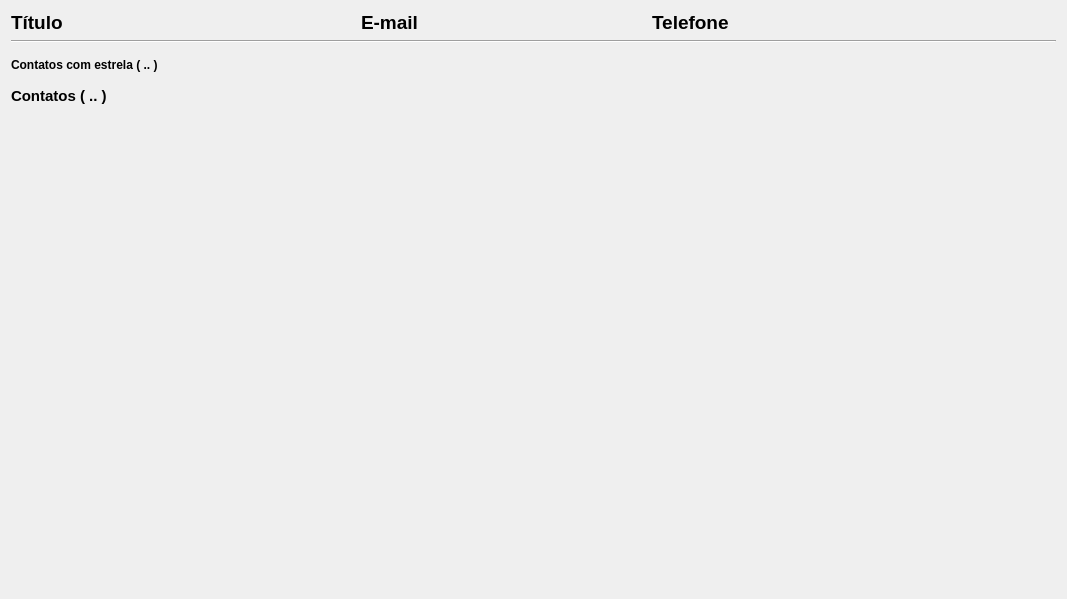
<?xml version="1.0" encoding="UTF-8"?>
<ui version="4.0">
 <class>Form</class>
 <widget class="QWidget" name="Form">
  <property name="geometry">
   <rect>
    <x>0</x>
    <y>0</y>
    <width>1067</width>
    <height>599</height>
   </rect>
  </property>
  <property name="windowTitle">
   <string>Form</string>
  </property>
  <layout class="QVBoxLayout" name="verticalLayout_4">
   <item>
    <layout class="QGridLayout" name="gridLayout">
     <item row="0" column="4">
      <spacer name="horizontalSpacer">
       <property name="orientation">
        <enum>Qt::Horizontal</enum>
       </property>
       <property name="sizeType">
        <enum>QSizePolicy::Fixed</enum>
       </property>
       <property name="sizeHint" stdset="0">
        <size>
         <width>120</width>
         <height>20</height>
        </size>
       </property>
      </spacer>
     </item>
     <item row="0" column="0">
      <widget class="QLabel" name="label">
       <property name="font">
        <font>
         <pointsize>14</pointsize>
         <bold>true</bold>
        </font>
       </property>
       <property name="text">
        <string>Título</string>
       </property>
      </widget>
     </item>
     <item row="0" column="2">
      <widget class="QLabel" name="label_2">
       <property name="font">
        <font>
         <pointsize>14</pointsize>
         <bold>true</bold>
        </font>
       </property>
       <property name="text">
        <string>E-mail</string>
       </property>
      </widget>
     </item>
     <item row="0" column="3">
      <widget class="QLabel" name="label_3">
       <property name="font">
        <font>
         <pointsize>14</pointsize>
         <bold>true</bold>
        </font>
       </property>
       <property name="text">
        <string>Telefone</string>
       </property>
      </widget>
     </item>
     <item row="0" column="1">
      <spacer name="horizontalSpacer_2">
       <property name="orientation">
        <enum>Qt::Horizontal</enum>
       </property>
       <property name="sizeType">
        <enum>QSizePolicy::Fixed</enum>
       </property>
       <property name="sizeHint" stdset="0">
        <size>
         <width>60</width>
         <height>20</height>
        </size>
       </property>
      </spacer>
     </item>
    </layout>
   </item>
   <item>
    <widget class="Line" name="line">
     <property name="orientation">
      <enum>Qt::Horizontal</enum>
     </property>
    </widget>
   </item>
   <item>
    <widget class="QScrollArea" name="scrollArea">
     <property name="frameShape">
      <enum>QFrame::NoFrame</enum>
     </property>
     <property name="verticalScrollBarPolicy">
      <enum>Qt::ScrollBarAsNeeded</enum>
     </property>
     <property name="widgetResizable">
      <bool>true</bool>
     </property>
     <widget class="QWidget" name="scrollAreaWidgetContents">
      <property name="geometry">
       <rect>
        <x>0</x>
        <y>0</y>
        <width>1049</width>
        <height>94</height>
       </rect>
      </property>
      <property name="sizePolicy">
       <sizepolicy hsizetype="Preferred" vsizetype="Fixed">
        <horstretch>0</horstretch>
        <verstretch>0</verstretch>
       </sizepolicy>
      </property>
      <layout class="QVBoxLayout" name="verticalLayout_3">
       <property name="leftMargin">
        <number>0</number>
       </property>
       <property name="rightMargin">
        <number>0</number>
       </property>
       <item>
        <widget class="QWidget" name="fav_widget" native="true">
         <property name="sizePolicy">
          <sizepolicy hsizetype="Preferred" vsizetype="Fixed">
           <horstretch>0</horstretch>
           <verstretch>0</verstretch>
          </sizepolicy>
         </property>
         <layout class="QVBoxLayout" name="verticalLayout">
          <property name="leftMargin">
           <number>0</number>
          </property>
          <property name="topMargin">
           <number>0</number>
          </property>
          <property name="rightMargin">
           <number>0</number>
          </property>
          <property name="bottomMargin">
           <number>0</number>
          </property>
          <item>
           <widget class="QLabel" name="label_fav">
            <property name="font">
             <font>
              <bold>true</bold>
             </font>
            </property>
            <property name="text">
             <string>Contatos com estrela ( .. )</string>
            </property>
           </widget>
          </item>
          <item>
           <layout class="QVBoxLayout" name="painel_fav">
            <property name="spacing">
             <number>0</number>
            </property>
           </layout>
          </item>
         </layout>
        </widget>
       </item>
       <item>
        <widget class="QWidget" name="widget_2" native="true">
         <property name="sizePolicy">
          <sizepolicy hsizetype="Preferred" vsizetype="Fixed">
           <horstretch>0</horstretch>
           <verstretch>0</verstretch>
          </sizepolicy>
         </property>
         <layout class="QVBoxLayout" name="verticalLayout_2">
          <property name="leftMargin">
           <number>0</number>
          </property>
          <property name="rightMargin">
           <number>0</number>
          </property>
          <item>
           <widget class="QLabel" name="label_contatos">
            <property name="font">
             <font>
              <pointsize>11</pointsize>
              <bold>true</bold>
             </font>
            </property>
            <property name="text">
             <string>Contatos ( .. )</string>
            </property>
           </widget>
          </item>
          <item>
           <layout class="QVBoxLayout" name="painel_contatos">
            <property name="spacing">
             <number>0</number>
            </property>
           </layout>
          </item>
         </layout>
        </widget>
       </item>
      </layout>
     </widget>
    </widget>
   </item>
  </layout>
 </widget>
 <resources/>
 <connections/>
</ui>
